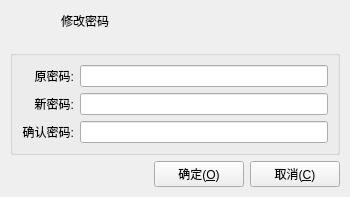
<?xml version="1.0" encoding="UTF-8"?>
<ui version="4.0">
 <class>frmUserPwd</class>
 <widget class="QDialog" name="frmUserPwd">
  <property name="geometry">
   <rect>
    <x>0</x>
    <y>0</y>
    <width>350</width>
    <height>187</height>
   </rect>
  </property>
  <layout class="QVBoxLayout" name="verticalLayout">
   <property name="spacing">
    <number>0</number>
   </property>
   <property name="leftMargin">
    <number>1</number>
   </property>
   <property name="topMargin">
    <number>1</number>
   </property>
   <property name="rightMargin">
    <number>1</number>
   </property>
   <property name="bottomMargin">
    <number>1</number>
   </property>
   <item>
    <widget class="QWidget" name="widget_title" native="true">
     <property name="sizePolicy">
      <sizepolicy hsizetype="Preferred" vsizetype="Fixed">
       <horstretch>0</horstretch>
       <verstretch>0</verstretch>
      </sizepolicy>
     </property>
     <property name="minimumSize">
      <size>
       <width>0</width>
       <height>40</height>
      </size>
     </property>
     <layout class="QHBoxLayout" name="horizontalLayout_4">
      <property name="spacing">
       <number>0</number>
      </property>
      <property name="leftMargin">
       <number>0</number>
      </property>
      <property name="topMargin">
       <number>0</number>
      </property>
      <property name="rightMargin">
       <number>0</number>
      </property>
      <property name="bottomMargin">
       <number>0</number>
      </property>
      <item>
       <widget class="QLabel" name="lab_Ico">
        <property name="sizePolicy">
         <sizepolicy hsizetype="Minimum" vsizetype="Preferred">
          <horstretch>0</horstretch>
          <verstretch>0</verstretch>
         </sizepolicy>
        </property>
        <property name="minimumSize">
         <size>
          <width>60</width>
          <height>0</height>
         </size>
        </property>
        <property name="text">
         <string/>
        </property>
        <property name="alignment">
         <set>Qt::AlignCenter</set>
        </property>
       </widget>
      </item>
      <item>
       <widget class="QLabel" name="lab_Title">
        <property name="sizePolicy">
         <sizepolicy hsizetype="Expanding" vsizetype="Preferred">
          <horstretch>0</horstretch>
          <verstretch>0</verstretch>
         </sizepolicy>
        </property>
        <property name="styleSheet">
         <string notr="true"/>
        </property>
        <property name="text">
         <string>修改密码</string>
        </property>
        <property name="alignment">
         <set>Qt::AlignLeading|Qt::AlignLeft|Qt::AlignVCenter</set>
        </property>
       </widget>
      </item>
      <item>
       <widget class="QWidget" name="widget_menu" native="true">
        <property name="sizePolicy">
         <sizepolicy hsizetype="Minimum" vsizetype="Preferred">
          <horstretch>0</horstretch>
          <verstretch>0</verstretch>
         </sizepolicy>
        </property>
        <layout class="QHBoxLayout" name="horizontalLayout_5">
         <property name="spacing">
          <number>0</number>
         </property>
         <property name="leftMargin">
          <number>0</number>
         </property>
         <property name="topMargin">
          <number>0</number>
         </property>
         <property name="rightMargin">
          <number>0</number>
         </property>
         <property name="bottomMargin">
          <number>0</number>
         </property>
         <item>
          <widget class="QPushButton" name="btnMenu_Close">
           <property name="sizePolicy">
            <sizepolicy hsizetype="Minimum" vsizetype="Expanding">
             <horstretch>0</horstretch>
             <verstretch>0</verstretch>
            </sizepolicy>
           </property>
           <property name="minimumSize">
            <size>
             <width>60</width>
             <height>0</height>
            </size>
           </property>
           <property name="cursor">
            <cursorShape>ArrowCursor</cursorShape>
           </property>
           <property name="focusPolicy">
            <enum>Qt::NoFocus</enum>
           </property>
           <property name="text">
            <string/>
           </property>
           <property name="flat">
            <bool>true</bool>
           </property>
          </widget>
         </item>
        </layout>
       </widget>
      </item>
     </layout>
    </widget>
   </item>
   <item>
    <widget class="QWidget" name="widget_main" native="true">
     <property name="styleSheet">
      <string notr="true"/>
     </property>
     <layout class="QVBoxLayout" name="verticalLayout_2">
      <item>
       <widget class="QGroupBox" name="gboxLeft">
        <property name="title">
         <string/>
        </property>
        <layout class="QGridLayout" name="gridLayout">
         <item row="0" column="0">
          <widget class="QLabel" name="labOldPwd">
           <property name="text">
            <string>原密码:</string>
           </property>
           <property name="alignment">
            <set>Qt::AlignRight|Qt::AlignTrailing|Qt::AlignVCenter</set>
           </property>
          </widget>
         </item>
         <item row="0" column="1">
          <widget class="QLineEdit" name="txtOldPwd">
           <property name="echoMode">
            <enum>QLineEdit::Password</enum>
           </property>
          </widget>
         </item>
         <item row="1" column="0">
          <widget class="QLabel" name="labNewPwd">
           <property name="text">
            <string>新密码:</string>
           </property>
           <property name="alignment">
            <set>Qt::AlignRight|Qt::AlignTrailing|Qt::AlignVCenter</set>
           </property>
          </widget>
         </item>
         <item row="1" column="1">
          <widget class="QLineEdit" name="txtNewPwd">
           <property name="echoMode">
            <enum>QLineEdit::Password</enum>
           </property>
          </widget>
         </item>
         <item row="2" column="0">
          <widget class="QLabel" name="labNewPwdX">
           <property name="text">
            <string>确认密码:</string>
           </property>
           <property name="alignment">
            <set>Qt::AlignRight|Qt::AlignTrailing|Qt::AlignVCenter</set>
           </property>
          </widget>
         </item>
         <item row="2" column="1">
          <widget class="QLineEdit" name="txtNewPwdX">
           <property name="echoMode">
            <enum>QLineEdit::Password</enum>
           </property>
          </widget>
         </item>
        </layout>
       </widget>
      </item>
      <item>
       <layout class="QHBoxLayout" name="horizontalLayout">
        <item>
         <spacer name="horizontalSpacer">
          <property name="orientation">
           <enum>Qt::Horizontal</enum>
          </property>
          <property name="sizeHint" stdset="0">
           <size>
            <width>40</width>
            <height>20</height>
           </size>
          </property>
         </spacer>
        </item>
        <item>
         <widget class="QPushButton" name="btnOk">
          <property name="minimumSize">
           <size>
            <width>90</width>
            <height>0</height>
           </size>
          </property>
          <property name="focusPolicy">
           <enum>Qt::NoFocus</enum>
          </property>
          <property name="styleSheet">
           <string notr="true"/>
          </property>
          <property name="text">
           <string>确定(&amp;O)</string>
          </property>
          <property name="iconSize">
           <size>
            <width>20</width>
            <height>20</height>
           </size>
          </property>
         </widget>
        </item>
        <item>
         <widget class="QPushButton" name="btnCancel">
          <property name="minimumSize">
           <size>
            <width>90</width>
            <height>0</height>
           </size>
          </property>
          <property name="focusPolicy">
           <enum>Qt::NoFocus</enum>
          </property>
          <property name="styleSheet">
           <string notr="true"/>
          </property>
          <property name="text">
           <string>取消(&amp;C)</string>
          </property>
          <property name="iconSize">
           <size>
            <width>20</width>
            <height>20</height>
           </size>
          </property>
         </widget>
        </item>
       </layout>
      </item>
     </layout>
    </widget>
   </item>
  </layout>
 </widget>
 <tabstops>
  <tabstop>btnOk</tabstop>
  <tabstop>btnCancel</tabstop>
  <tabstop>txtOldPwd</tabstop>
  <tabstop>txtNewPwd</tabstop>
  <tabstop>txtNewPwdX</tabstop>
 </tabstops>
 <resources/>
 <connections/>
</ui>
